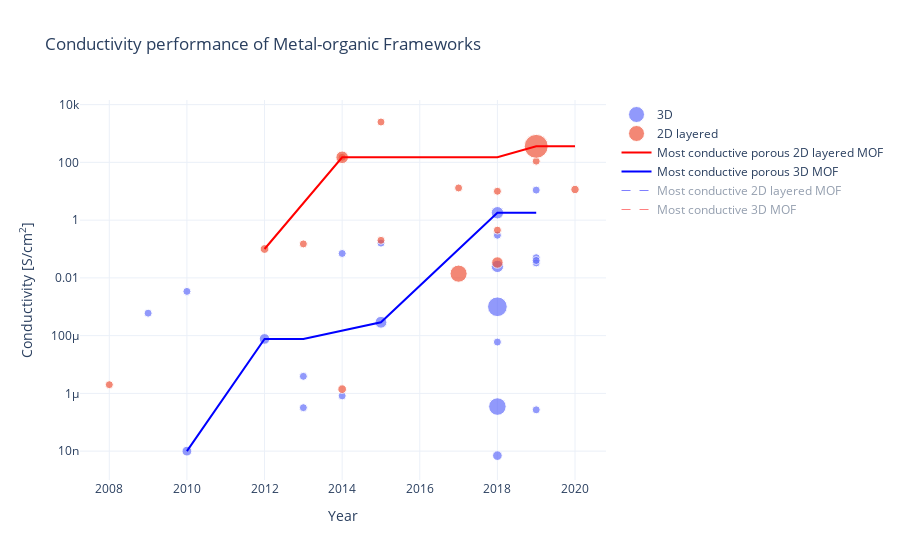

The cell this chart's notebook holds for it:
### Code cell
fig = px.scatter(mofs, x='Year', y=mofs['Value'],
                 hover_name='Name', color='Dimensionality', size='Porosity', hover_data=['Dimensionality','Porosity'], 
                 labels={'Value': "Conductivity [S/cm<sup>2</sup>]"}, template='plotly_white', 
                 title='Conductivity performance of Metal-organic Frameworks')

fig.update_traces(marker=dict(sizemin=4, sizeref=8))
fig.update_layout(yaxis_type="log")
fig.update_traces(hovertemplate='<b>%{hovertext}</b><br><br>Dimensionality: %{customdata[0]}\
                                 <br>Year: %{x}<br>Value: %{y} S/cm<sup>2</sup>\
                                 <br>BET: %{customdata[1]} m<sup>2</sup>/g<extra></extra>')

fig.add_trace(go.Scatter(x=mofs_sorted_2D_porous_cummax['Year'], y=mofs_sorted_2D_porous_cummax['Value'], 
                         name='Most conductive porous 2D layered MOF', line=dict(color='red', width=2), hoverinfo='skip', mode='lines'))

fig.add_trace(go.Scatter(x=mofs_sorted_3D_porous_cummax['Year'], y=mofs_sorted_3D_porous_cummax['Value'], 
                         name='Most conductive porous 3D MOF', line=dict(color='blue', width=2), hoverinfo='skip', mode='lines'))

fig.add_trace(go.Scatter(x=mofs_sorted_3D_cummax['Year'], y=mofs_sorted_3D_cummax['Value'], 
                         name='Most conductive 2D layered MOF', line=dict(color='blue', width=1, dash='dash'), hoverinfo='skip', 
                         mode='lines', visible='legendonly'))

fig.add_trace(go.Scatter(x=mofs_sorted_2D_cummax['Year'], y=mofs_sorted_2D_cummax['Value'], 
                         name='Most conductive 3D MOF', line=dict(color='red', width=1, dash='dash'), hoverinfo='skip', 
                         mode='lines', visible='legendonly'))

fig.update_layout(legend={'itemsizing': 'trace'}, legend_title_text=None)

fig.show()

### Figure 1 — Plotly figure (JSON) as saved in the notebook; plotly's stock layout.template omitted (floating-point values rounded to 4 significant figures)
{"data": [{"customdata": [["3D", 248], ["3D", 54], ["3D", 370], ["3D", 450], ["3D", 50], ["3D", 0.001], ["3D", 614], ["3D", 1230], ["3D", 610], ["3D", 3], ["3D", 0.001], ["3D", 208], ["3D", 559], ["3D", 0.001], ["3D", 0.001], ["3D", 385], ["3D", 0.001], ["3D", 69.6], ["3D", 0.001], ["3D", 0.001], ["3D", 0.001], ["3D", 1550]], "hovertemplate": "<b>%{hovertext}</b><br><br>Dimensionality: %{customdata[0]}                                 <br>Year: %{x}<br>Value: %{y} S/cm<sup>2</sup>                                 <br>BET: %{customdata[1]} m<sup>2</sup>/g<extra></extra>", "hovertext": ["Fe2DOBDC", "Fe2DSBDC", "Fe(1,2,3-triazolate)", "Fe(1,2,3-triazolate) (oxidized)", "Fe(1,2,3-triazolate)(BF4)0.33", "Fe2(BDT)3", "Fe2(BDT)3 (oxidized)", "Fe2(BDP)3", "K(0.98)Fe2(BDP)3", "Cu2(6-Hmna)(6-mn)", "Fe2(dhbq)3", "Ho(1+x)(HOTP)", "Cd2(TTFTB)", "Cd(DPNDI)", "Cu[Cu(pdt)2]", "Cu[Ni(pdt)2]", "Zn4O(NDC)3", "I2@Eu4(BPT)4", "I2@Zn3(lac)2(pybz)2", "TCNQ@Cu3(BTC)2", "TCNQ@(TATAB)3", "C60@Zr6(OH)16(TBAPy)2"], "legendgroup": "3D", "marker": {"color": "#636efa", "size": [248, 54, 370, 450, 50, 0.001, 614, 1230, 610, 3, 0.001, 208, 559, 0.001, 0.001, 385, 0.001, 69.6, 0.001, 0.001, 0.001, 1550], "sizemin": 4, "sizemode": "area", "sizeref": 8, "symbol": "circle"}, "mode": "markers", "name": "3D", "orientation": "v", "showlegend": true, "type": "scatter", "x": [2013, 2013, 2018, 2012, 2018, 2018, 2018, 2018, 2018, 2019, 2015, 2019, 2015, 2019, 2009, 2010, 2019, 2014, 2010, 2014, 2019, 2018], "xaxis": "x", "y": [3.2e-07, 3.9e-06, 7e-09, 7.7e-05, 0.3, 6e-05, 1.8, 3.5e-07, 0.025, 10.96, 0.16, 0.05, 0.00029, 0.033, 0.0006, 1e-08, 0.04, 8.2e-07, 0.0034, 0.07, 2.7e-07, 0.001], "yaxis": "y"}, {"customdata": [["2D layered", 1175], ["2D layered", 0.001], ["2D layered", 306], ["2D layered", 300], ["2D layered", 526], ["2D layered", 210], ["2D layered", 0.001], ["2D layered", 0.001], ["2D layered", 0.001], ["2D layered", 0.001], ["2D layered", 0.001], ["2D layered", 630], ["2D layered", 0.001], ["2D layered", 114], ["2D layered", 2298], ["2D layered", 280]], "hovertemplate": "<b>%{hovertext}</b><br><br>Dimensionality: %{customdata[0]}                                 <br>Year: %{x}<br>Value: %{y} S/cm<sup>2</sup>                                 <br>BET: %{customdata[1]} m<sup>2</sup>/g<extra></extra>", "hovertext": ["Fe2(dhbq)3", "V2(dhbq)3", "Cu3(HOTP)2", "Pt3(THT)2", "Fe3(THT)2", "Fe3(PTC)", "Ni3(BHT)2", "Ni3(BHT)2 oxidized", "Cu3(BHT)", "Cu3(BHSe)", "Pb3(BHT)", "Ni3(HITP)2", "Cu3(HITP)2", "Cu3(HIB)2", "(Mn/Fe)3(HIB)2", "Co3(HITP)2"], "legendgroup": "2D layered", "marker": {"color": "#EF553B", "size": [1175, 0.001, 306, 300, 526, 210, 0.001, 0.001, 0.001, 0.001, 0.001, 630, 0.001, 114, 2298, 280], "sizemin": 4, "sizemode": "area", "sizeref": 8, "symbol": "circle"}, "mode": "markers", "name": "2D layered", "orientation": "v", "showlegend": true, "type": "scatter", "x": [2017, 2018, 2012, 2014, 2018, 2018, 2013, 2014, 2015, 2019, 2008, 2014, 2015, 2017, 2019, 2020], "xaxis": "x", "y": [0.014, 0.45, 0.1, 1.4e-06, 0.034, 10, 0.15, 150, 2500, 110, 2e-06, 150, 0.2, 13, 359, 11.5], "yaxis": "y"}, {"hoverinfo": "skip", "line": {"color": "red", "width": 2}, "mode": "lines", "name": "Most conductive porous 2D layered MOF", "type": "scatter", "x": [2012, 2014, 2017, 2018, 2019, 2020], "y": [0.1, 150, 150, 150, 359, 359]}, {"hoverinfo": "skip", "line": {"color": "blue", "width": 2}, "mode": "lines", "name": "Most conductive porous 3D MOF", "type": "scatter", "x": [2010, 2012, 2013, 2015, 2018, 2019], "y": [1e-08, 7.7e-05, 7.7e-05, 0.00029, 1.8, 1.8]}, {"hoverinfo": "skip", "line": {"color": "blue", "dash": "dash", "width": 1}, "mode": "lines", "name": "Most conductive 2D layered MOF", "type": "scatter", "visible": "legendonly", "x": [2009, 2010, 2012, 2013, 2014, 2015, 2018, 2019], "y": [0.0006, 0.0034, 0.0034, 0.0034, 0.07, 0.16, 1.8, 10.96]}, {"hoverinfo": "skip", "line": {"color": "red", "dash": "dash", "width": 1}, "mode": "lines", "name": "Most conductive 3D MOF", "type": "scatter", "visible": "legendonly", "x": [2008, 2012, 2013, 2014, 2015, 2017, 2018, 2019, 2020], "y": [2e-06, 0.1, 0.15, 150, 2500, 2500, 2500, 2500, 2500]}], "layout": {"autosize": true, "legend": {"itemsizing": "trace", "title": {}, "tracegroupgap": 0}, "title": {"text": "Conductivity performance of Metal-organic Frameworks"}, "xaxis": {"anchor": "y", "autorange": true, "domain": [0, 1], "range": [2007.0, 2021.0], "title": {"text": "Year"}, "type": "linear"}, "yaxis": {"anchor": "x", "autorange": true, "domain": [0, 1], "range": [-9.084, 4.21], "title": {"text": "Conductivity [S/cm<sup>2</sup>]"}, "type": "log"}}}
